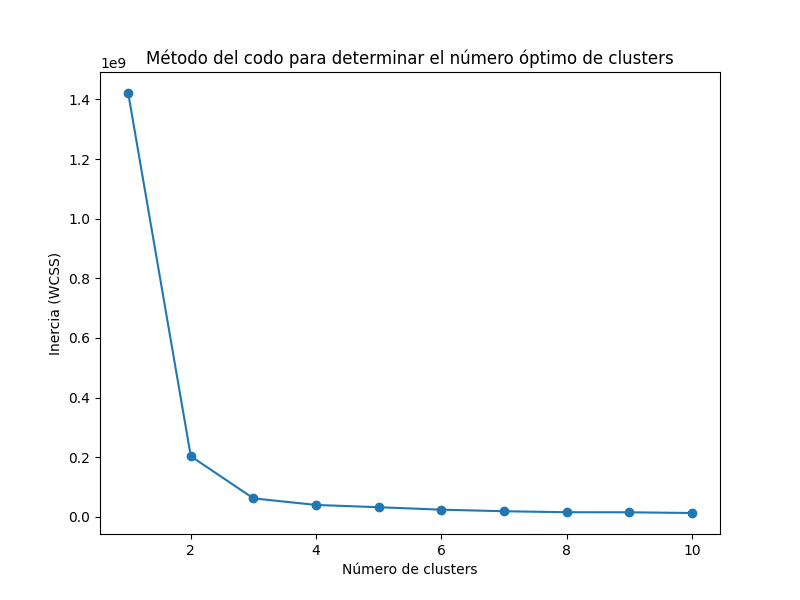

Write the Python code that produced this figure.
import numpy as np
import matplotlib.pyplot as plt 
from skimage import data

imagen = data.camera()

#inicializar una lisat para almacenar los valores del histograma
histograma = [0]*256
#Recorrer cada píxel de la imagen para calcular el histograma
for fila in range(imagen.shape[0]):
    for columna in range(imagen.shape[1]):
        valor_pixel = imagen[fila,columna]
        histograma[valor_pixel] += 1

plt.figure(figsize = (12,5))
#Mostrar en el primer subgráfico la imagen original 
plt.close('all')
plt.subplot(1,2,1)
plt.imshow(imagen, cmap = 'gray')
plt.title('Imagen Original')
plt.axis('off')

#Mostrar el histograma en el segundo subgráfico
plt.subplot(1, 2, 2)
plt.bar(range(256), histograma)
plt.xlabel('Valor de intensidad')
plt.ylabel('Frecuencia')
plt.title('Histograma de la Imagen')

# Mostrar el gráfico
plt.tight_layout()
#plt.show()

data = imagen.reshape(-1,1)#convierte en vector columna
#--------------------------------------------------------------
#función para calcular las distancias 
#--------------------------------------------------------------
#Esta función regresa una matriz de filas = número de datos x 3 columnas
#en cada columna está la distancia del dato al centro de la clase
def calc_distancias(data,centros,num_clases):
    #Calcula la distancia euclidiana entre cada dato y cada centro
    distancias = np.zeros((data.shape[0],num_clases))
    for k in range(num_clases):
        #calcula la distancia entre cada punto y cada centro
        #la distancia se guarda en un vector de tres columnas
        distancias[:,k] = np.linalg.norm(data - centros[k],axis = 1)
    #for k in range(num_clases):
     #   for filas in range(data.shape[0]):
      #      distancias[filas,k] = np.sqrt((data[filas]-centros[k])**2)    
    #Evitar divisiones por cero reemplazando ceros con un valor muy pequeño
    distancias = np.fmax(distancias, np.finfo(np.float64).eps)
    


    return distancias
#---------------------------------------------------------------
#           función para calcular WCSS para método del codo
#---------------------------------------------------------------
def calc_wcss(data,labels,centros):
    wcss = 0
    for k in range(len(centros)):
        #asigna los puntos que pertenezcan a una clase de acuerdo con labels
        cluster_puntos = data[labels == k]
        #suma de las distancias entre los puntos y los centros
        wcss += np.sum((cluster_puntos - centros[k])**2)
    return wcss
#--------------------------------------------------------------
#                       ALGORITMO KMEANS
#--------------------------------------------------------------
np.random.seed(42)  # Para reproducibilidad
iter_max = 100
def calc_kmeans(data,max_clusters):
    #lista para guardar la suma de las distancias al cuadrado
    distancias_codo = []
    
    #Se realizan calculos desde 1 hasta el número clases solicitado por el usuario
    for num_clases in range(1,max_clusters+1):
        #Inicializa los centros de manera aleatoria dentro del rango de intensidades
        centros = np.random.uniform(low = data.min(), high = data.max(), size = (num_clases,1))
        #arreglo para etiquetar datos de acuerdo con la distancia a los centros
        labels = np.zeros(data.shape[0])

        for iteration in range(iter_max):
            #Guarda una copia de los centros anteriores para verificar convergencia
            centros_previos = centros.copy()
            #Calcular las distancias
            distancias = calc_distancias(data,centros,num_clases)
            #Asignar cada punto al centroide más cercano
            labels = np.argmin(distancias, axis = 1)
            #recalcular los centroides promediando los datos asignados
            for k in range(num_clases):
                centros[k] = data[labels == k].mean(axis = 0)#obtiene promedio de cada clase
            if np.allclose(centros,centros_previos):
                print(f"convergencia alcanzada en la iteracion {iteration}")
                break
        #calcula la suma de las distancias al cuadrado para EM
        wcss = calc_wcss(data,labels,centros)
        distancias_codo.append(wcss)#guarda wcss de todos los números de clases
    return centros, distancias_codo,labels

#----------------------------------------------------------------------
centrosF, codo,labelsCodo = calc_kmeans(data,10)

# Graficar el método del codo
plt.figure(figsize=(8, 6))
plt.plot(range(1,11), codo, marker='o')
plt.xlabel('Número de clusters')
plt.ylabel('Inercia (WCSS)')
plt.title('Método del codo para determinar el número óptimo de clusters')
#plt.show()

#-----------------------------------------------------------------------

num_clases = 3
centros3C,codo3C,labels = calc_kmeans(data,num_clases)

#Calcula los valores máximos y mínimos de cada clase
minimos = np.zeros([1,num_clases])
maximos = np.zeros([1,num_clases])
for k in range(num_clases):

    minimos[0,k] = np.min(data[labels == k])
    maximos[0,k] = np.max(data[labels == k])
    
# minC1 = np.min(data[labels == 0])
# maxC1 = np.max(data[labels == 0])
# minC2 = np.min(data[labels == 1])
# maxC2 = np.max(data[labels == 1])
# minC3 = np.min(data[labels == 2])
# maxC3 = np.max(data[labels == 2])

segmentada = np.zeros([imagen.shape[0],imagen.shape[1]])

for filas in range(imagen.shape[0]):
    for columnas in range(imagen.shape[1]):
        for k in range(num_clases):
            if imagen[filas,columnas]>=minimos[0,k] and imagen[filas,columnas]<=maximos[0,k]:
                segmentada[filas,columnas] = int(255*(k+1)/num_clases) 
                break
            else:
                continue
 
          
plt.figure(figsize = (10,5))
plt.imshow(segmentada, cmap = 'gray')
plt.tight_layout()
plt.show()
